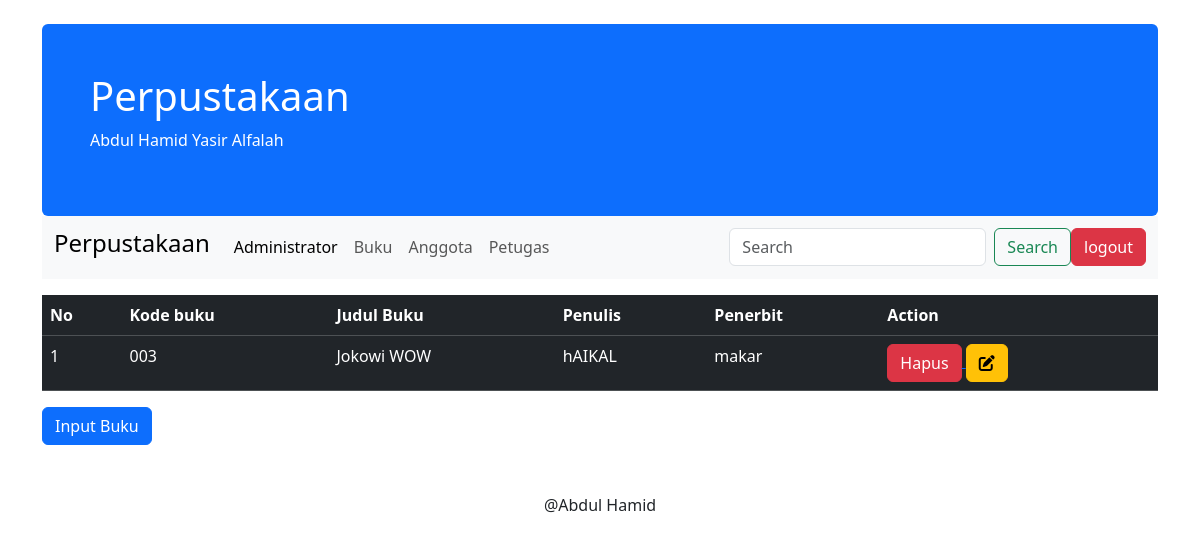
The page /admin.php?page=buku (signed in) on the database its author committed.
### tables this page shows
CREATE TABLE `buku` (
  `id_buku` int(11) NOT NULL,
  `kode_buku` char(5) NOT NULL,
  `judul_buku` varchar(50) NOT NULL,
  `penulis` varchar(50) NOT NULL,
  `penerbit` varchar(50) NOT NULL
);

### buku.php (the view, shortened to what this page needs)
<!DOCTYPE html>
<html lang="en">
<head>
	<link rel="stylesheet" href="bootstrap-5.1.3-dist/bootstrap-5.1.3-dist/css/bootstrap.min.css">
</head>
<body>
<div class="container">
<table class="table table-dark">
	<tr>
		<TH >No</TH>
		<TH >Kode buku</TH>
		<TH >Judul Buku</TH>
		<TH >Penulis</TH>
		<TH >Penerbit</TH>
		<TH >Action</TH>
	</tr>
<?php
$no = 1;
$query =mysqli_query($koneksi , "SELECT * FROM buku");
foreach ($query as $row) {
?>
	<tr>
		<td><?php echo $no ?></td>
		<td><?php echo $row['kode_buku'] ?></td>
		<td><?php echo $row['judul_buku'] ?></td>
		<td><?php echo $row['penulis'] ?></td>
		<td><?php echo $row['penerbit'] ?></td>
		<td valign="middle">
			<a href="?page=buku&hapus&id=<?php echo $row['id_buku']; ?>">
				<button class="btn btn-danger">Hapus</button>
				<a  href="?page=buku-edit&edit&id=<?php echo $row['id_buku'];?>">
            <button class="btn btn-warning" data-bs-toggle="modal" data-bs-target="#edit-modal"><i class="fas fa-edit"></i></button>
           </a>
		</td>
	</tr>
<?php
$no++;
}
 ?>
</table>
<button type="button" class="btn btn-primary" data-bs-toggle="modal" data-bs-target="#exampleModal">
  Input Buku
</button>
  </div>
<br>
<br>
</body>
</html>

### rows shown on the page
buku: kode_buku "003", judul_buku "Jokowi WOW", penulis "hAIKAL", penerbit "makar"
